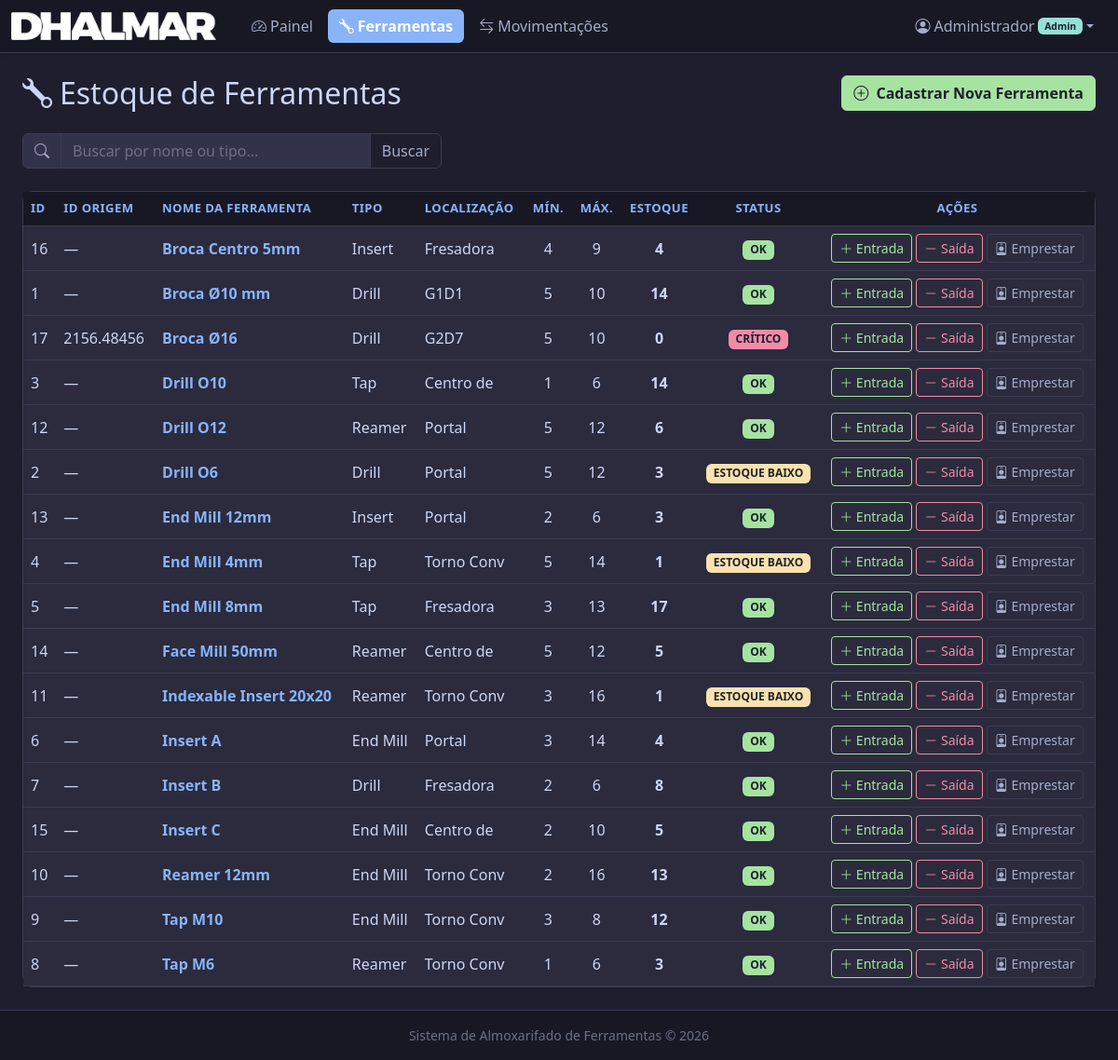
/tools/ (signed in), run on the app's committed database.
### app/models.py (models this page shows, shortened)
class User(Base):
    __tablename__ = "users"
    id = Column(Integer, primary_key=True, index=True)
    username = Column(String(100), nullable=False, unique=True)
    full_name = Column(String(200), nullable=False, default="")
    password_hash = Column(String(255), nullable=False)
    role = Column(String(10), nullable=False, default="USER")  # ADMIN or USER
    active = Column(Integer, default=1)  # 1=active, 0=disabled
    created_at = Column(DateTime, default=datetime.utcnow)

class Tool(Base):
    __tablename__ = "tools"
    id = Column(Integer, primary_key=True, index=True)
    name = Column(String(200), nullable=False)
    origin_id = Column(String(100), default="")  # ID de origem (preenchido manualmente)
    tool_type_id = Column(Integer, ForeignKey("tool_types.id"), nullable=False)
    description = Column(Text, default="")
    location = Column(String(10), default="")  # G<n>D<n> e.g. G1D27
    min_stock = Column(Integer, default=0)
    max_stock = Column(Integer, default=0)
    current_stock = Column(Integer, default=0)
    unit_cost = Column(Float, default=0.0)           # Cost per unit (R$)
    is_critical = Column(Integer, default=0)          # 1 = critical for production
    avg_lifespan_hours = Column(Float, default=0.0)   # Average life in hours before replacement
    tool_type = relationship("ToolType", back_populates="tools")
    parameters = relationship("ToolParameter", back_populates="tool", cascade="all, delete-orphan")
    movements = relationship("Movement", back_populates="tool")

class ToolType(Base):
    __tablename__ = "tool_types"
    id = Column(Integer, primary_key=True, index=True)
    name = Column(String(100), nullable=False, unique=True)
    tools = relationship("Tool", back_populates="tool_type")

### app/routers/tools.py (the view)
@router.get("/")
def tools_list(
    request: Request,
    search: str = Query("", alias="search"),
    db: Session = Depends(get_db),
):
    query = db.query(Tool).join(ToolType)
    if search:
        like = f"%{search}%"
        query = query.filter(
            (Tool.name.ilike(like)) | (ToolType.name.ilike(like))
        )
    tools = query.order_by(Tool.name).all()
    employees = db.query(Employee).order_by(Employee.name).all()
    machines = db.query(Machine).order_by(Machine.name).all()
    return request.app.state.templates.TemplateResponse(
        "tools/index.html",
        {
            "request": request,
            "tools": tools,
            "employees": employees,
            "machines": machines,
            "search": search,
        },
    )

### app/templates/tools/index.html (shortened to what this page needs)
{% extends "base.html" %}
{% set active_page = "tools" %}
{% block content %}
<div class="d-flex justify-content-between align-items-center mb-4 flex-wrap gap-2">
    <h2 class="mb-0"><i class="bi bi-wrench me-2"></i>Estoque de Ferramentas</h2>
    <a href="/tools/create" class="btn btn-success">
        <i class="bi bi-plus-circle me-1"></i> Cadastrar Nova Ferramenta
    </a>
</div>
<form method="GET" action="/tools" class="mb-4">
    <div class="input-group" style="max-width: 450px;">
        <span class="input-group-text"><i class="bi bi-search"></i></span>
        <input type="text" name="search" class="form-control"
               placeholder="Buscar por nome ou tipo..." value="{{ search }}">
        <button class="btn btn-outline-secondary" type="submit">Buscar</button>
    </div>
</form>
<div class="card shadow-sm">
    <div class="card-body p-0">
        <div class="table-responsive">
            <table class="table table-hover table-striped mb-0 align-middle">
                <thead class="table-dark">
                    <tr>
                        <th>ID</th>
                        <th>ID Origem</th>
                        <th>Nome da Ferramenta</th>
                        <th>Tipo</th>
                        <th>Localização</th>
                        <th class="text-center">Mín.</th>
                        <th class="text-center">Máx.</th>
                        <th class="text-center">Estoque</th>
                        <th class="text-center">Status</th>
                        <th class="text-center">Ações</th>
                    </tr>
                </thead>
                <tbody>
                {% for t in tools %}
                    <tr>
                        <td>{{ t.id }}</td>
                        <td>{{ t.origin_id or "—" }}</td>
                        <td>
                            <a href="/tools/{{ t.id }}" class="text-decoration-none fw-semibold">
                                {{ t.name }}
                            </a>
                        </td>
                        <td>{{ t.tool_type.name }}</td>
                        <td>{{ t.location or "—" }}</td>
                        <td class="text-center">{{ t.min_stock }}</td>
                        <td class="text-center">{{ t.max_stock }}</td>
                        <td class="text-center fw-bold">{{ t.current_stock }}</td>
                        <td class="text-center">
                            {% if t.status == "CRITICAL" %}
                                <span class="badge bg-danger">CRÍTICO</span>
                            {% elif t.status == "LOW STOCK" %}
                                <span class="badge bg-warning text-dark">ESTOQUE BAIXO</span>
                            {% else %}
                                <span class="badge bg-success">OK</span>
                            {% endif %}
                        </td>
                        <td class="text-center text-nowrap">
                            <button class="btn btn-sm btn-outline-success"
                                    data-bs-toggle="modal"
                                    data-bs-target="#movementModal"
                                    onclick="prepareMovement({{ t.id }}, '{{ t.name }}', 'IN', 'REPOSICAO')">
                                <i class="bi bi-plus-lg"></i> Entrada
                            </button>
                            <button class="btn btn-sm btn-outline-danger"
                                    data-bs-toggle="modal"
                                    data-bs-target="#movementModal"
                                    onclick="prepareMovement({{ t.id }}, '{{ t.name }}', 'OUT', 'REPOSICAO')">
                                <i class="bi bi-dash-lg"></i> Saída
                            </button>
                            <button class="btn btn-sm btn-outline-secondary"
                                    data-bs-toggle="modal"
                                    data-bs-target="#movementModal"
                                    onclick="prepareMovement({{ t.id }}, '{{ t.name }}', 'OUT', 'EMPRESTIMO')">
                                <i class="bi bi-person-badge"></i> Emprestar
                            </button>
                        </td>
                    </tr>
                {% endfor %}
                </tbody>
            </table>
        </div>
    </div>
</div>
{% endblock %}

### app/templates/base.html (shortened to what this page needs)
<!DOCTYPE html>
<html lang="pt-BR" data-bs-theme="dark">
<head>
    <link href="https://cdn.jsdelivr.net/npm/bootstrap@5.3.3/dist/css/bootstrap.min.css"
          rel="stylesheet">
    <link href="https://cdn.jsdelivr.net/npm/bootstrap-icons@1.11.3/font/bootstrap-icons.min.css"
          rel="stylesheet">
    <link href="/static/css/style.css" rel="stylesheet">
</head>
<body>
<nav class="navbar navbar-expand-lg navbar-dark bg-dark shadow-sm">
    <div class="container-fluid">
        <a class="navbar-brand d-flex align-items-center" href="/">
            <img src="/static/images/DHALMARLOGO.png" alt="Logo" class="me-2" style="width: 220px; height: 30px;">
        </a>
        <div class="collapse navbar-collapse" id="navMain">
            <ul class="navbar-nav me-auto mb-2 mb-lg-0">
                <li class="nav-item">
                    <a class="nav-link {% if active_page == 'dashboard' %}active{% endif %}"
                       href="/"><i class="bi bi-speedometer2 me-1"></i>Painel</a>
                </li>
                <li class="nav-item">
                    <a class="nav-link {% if active_page == 'tools' %}active{% endif %}"
                       href="/tools"><i class="bi bi-wrench me-1"></i>Ferramentas</a>
                </li>
                <li class="nav-item">
                    <a class="nav-link {% if active_page == 'movements' %}active{% endif %}"
                       href="/movements"><i class="bi bi-arrow-left-right me-1"></i>Movimentações</a>
                </li>
            </ul>
            {% if request.state.current_user %}
            <ul class="navbar-nav ms-auto">
                <li class="nav-item dropdown">
                    <a class="nav-link dropdown-toggle d-flex align-items-center" href="#"
                       id="userDropdown" role="button" data-bs-toggle="dropdown" aria-expanded="false">
                        <i class="bi bi-person-circle me-1"></i>
                        {{ request.state.current_user.full_name or request.state.current_user.username }}
                        {% if request.state.current_user.role == 'ADMIN' %}
                        <span class="badge bg-info ms-1" style="font-size: 0.65rem;">Admin</span>
                        {% endif %}
                    </a>
                </li>
            </ul>
            {% endif %}
        </div>
    </div>
</nav>
<main class="container-fluid py-4 px-4">
    {% block content %}{% endblock %}
</main>
<footer class="text-center text-muted py-3 border-top mt-auto small">
    Sistema de Almoxarifado de Ferramentas &copy; 2026
</footer>
</body>
</html>

### app/static/css/style.css (style rules this page uses)
:root { --bg-primary: #1e1e2e; --bg-secondary: #252536; --bg-tertiary: #2b2b3d; --bg-card: #2b2b3d; --bg-card-header: #32324a; --bg-input: #32324a; --bg-navbar: #181825; --text-primary: #cdd6f4; --text-secondary: #a6adc8; --text-muted: #6c7086; --border-color: #3b3b53; --accent-blue: #89b4fa; --accent-green: #a6e3a1; --accent-red: #f38ba8; --accent-yellow: #f9e2af; --accent-purple: #cba6f7; --accent-teal: #94e2d5; --accent-orange: #fab387; --hover-bg: #35355a; --shadow-color: rgba(0, 0, 0, 0.3); }
body { background-color: var(--bg-primary); color: var(--text-primary); min-height: 100vh; display: flex; flex-direction: column; font-family: 'Segoe UI', system-ui, -apple-system, sans-serif; }
main { flex: 1; }
.navbar { background-color: var(--bg-navbar) !important; border-bottom: 1px solid var(--border-color); box-shadow: 0 2px 8px var(--shadow-color); }
.navbar-brand { font-weight: 700; font-size: 1.25rem; letter-spacing: 0.5px; color: var(--accent-blue) !important; }
.navbar-dark .navbar-nav .nav-link, .navbar .nav-link { color: var(--text-secondary) !important; transition: color 0.2s ease, background-color 0.2s ease; border-radius: 6px; padding: 0.4rem 0.75rem !important; margin: 0 2px; }
.navbar-dark .navbar-nav .nav-link.active, .navbar .nav-link.active { color: #fff !important; background-color: var(--accent-blue); font-weight: 600; }
.card { border: 1px solid var(--border-color); border-radius: 0.75rem; background-color: var(--bg-card); box-shadow: 0 2px 8px var(--shadow-color); transition: transform 0.15s ease, box-shadow 0.15s ease; }
.card-body { background-color: var(--bg-card); color: var(--text-primary); border-radius: 0.75rem; }
.table { color: var(--text-primary); --bs-table-bg: var(--bg-card); --bs-table-color: var(--text-primary); --bs-table-border-color: var(--border-color); --bs-table-striped-bg: var(--bg-tertiary); --bs-table-striped-color: var(--text-primary); --bs-table-hover-bg: var(--hover-bg); --bs-table-hover-color: var(--text-primary); }
.table th { font-size: 0.82rem; text-transform: uppercase; letter-spacing: 0.4px; color: var(--text-secondary); border-bottom-color: var(--border-color); }
.table td { vertical-align: middle; border-bottom-color: var(--border-color); }
.table-dark { --bs-table-bg: var(--bg-navbar) !important; --bs-table-color: var(--text-primary); --bs-table-border-color: var(--border-color); }
thead.table-dark th { background-color: var(--bg-navbar) !important; color: var(--accent-blue); border-color: var(--border-color) !important; }
.form-control, .form-select { background-color: var(--bg-input); border-color: var(--border-color); color: var(--text-primary); transition: border-color 0.2s ease, box-shadow 0.2s ease; }
.form-control::placeholder { color: var(--text-muted); }
.input-group-text { background-color: var(--bg-card-header); border-color: var(--border-color); color: var(--text-secondary); }
.btn-success { background-color: var(--accent-green); border-color: var(--accent-green); color: #1e1e2e; font-weight: 600; }
.btn-outline-secondary { border-color: var(--border-color); color: var(--text-secondary); }
.btn-outline-success { border-color: var(--accent-green); color: var(--accent-green); }
.btn-outline-danger { border-color: var(--accent-red); color: var(--accent-red); }
.badge { font-weight: 600; }
.badge.bg-danger { background-color: var(--accent-red) !important; color: #1e1e2e; }
.badge.bg-warning { background-color: var(--accent-yellow) !important; color: #1e1e2e; }
.badge.bg-success { background-color: var(--accent-green) !important; color: #1e1e2e; }
.badge.bg-info { background-color: var(--accent-teal) !important; color: #1e1e2e; }
footer { font-size: 0.85rem; background-color: var(--bg-navbar); border-top-color: var(--border-color) !important; color: var(--text-muted) !important; }
.border-top { border-top-color: var(--border-color) !important; }
.text-muted { color: var(--text-muted) !important; }
a { color: var(--accent-blue); }

### data on the page
User: state.current_user "Administrador"
Tool: id "16", origin "—", name "Broca Centro 5mm", tool_type.name "Insert", location "Fresadora", min_stock "4", max_stock "9", current_stock "4", shows "OK"
Tool: id "1", origin "—", name "Broca Ø10 mm", tool_type.name "Drill", location "G1D1", min_stock "5", max_stock "10", current_stock "14", shows "OK"
Tool: id "17", origin "2156.48456", name "Broca Ø16", tool_type.name "Drill", location "G2D7", min_stock "5", max_stock "10", current_stock "0", shows "CRÍTICO"
Tool: id "3", origin "—", name "Drill O10", tool_type.name "Tap", location "Centro de", min_stock "1", max_stock "6", current_stock "14", shows "OK"
Tool: id "12", origin "—", name "Drill O12", tool_type.name "Reamer", location "Portal", min_stock "5", max_stock "12", current_stock "6", shows "OK"
Tool: id "2", origin "—", name "Drill O6", tool_type.name "Drill", location "Portal", min_stock "5", max_stock "12", current_stock "3", shows "ESTOQUE BAIXO"
Tool: id "13", origin "—", name "End Mill 12mm", tool_type.name "Insert", location "Portal", min_stock "2", max_stock "6", current_stock "3", shows "OK"
Tool: id "4", origin "—", name "End Mill 4mm", tool_type.name "Tap", location "Torno Conv", min_stock "5", max_stock "14", current_stock "1", shows "ESTOQUE BAIXO"
Tool: id "5", origin "—", name "End Mill 8mm", tool_type.name "Tap", location "Fresadora", min_stock "3", max_stock "13", current_stock "17", shows "OK"
Tool: id "14", origin "—", name "Face Mill 50mm", tool_type.name "Reamer", location "Centro de", min_stock "5", max_stock "12", current_stock "5", shows "OK"
Tool: id "11", origin "—", name "Indexable Insert 20x20", tool_type.name "Reamer", location "Torno Conv", min_stock "3", max_stock "16", current_stock "1", shows "ESTOQUE BAIXO"
Tool: id "6", origin "—", name "Insert A", tool_type.name "End Mill", location "Portal", min_stock "3", max_stock "14", current_stock "4", shows "OK"
Tool: id "7", origin "—", name "Insert B", tool_type.name "Drill", location "Fresadora", min_stock "2", max_stock "6", current_stock "8", shows "OK"
Tool: id "15", origin "—", name "Insert C", tool_type.name "End Mill", location "Centro de", min_stock "2", max_stock "10", current_stock "5", shows "OK"
Tool: id "10", origin "—", name "Reamer 12mm", tool_type.name "End Mill", location "Torno Conv", min_stock "2", max_stock "16", current_stock "13", shows "OK"
Tool: id "9", origin "—", name "Tap M10", tool_type.name "End Mill", location "Torno Conv", min_stock "3", max_stock "8", current_stock "12", shows "OK"
Tool: id "8", origin "—", name "Tap M6", tool_type.name "Reamer", location "Torno Conv", min_stock "1", max_stock "6", current_stock "3", shows "OK"
